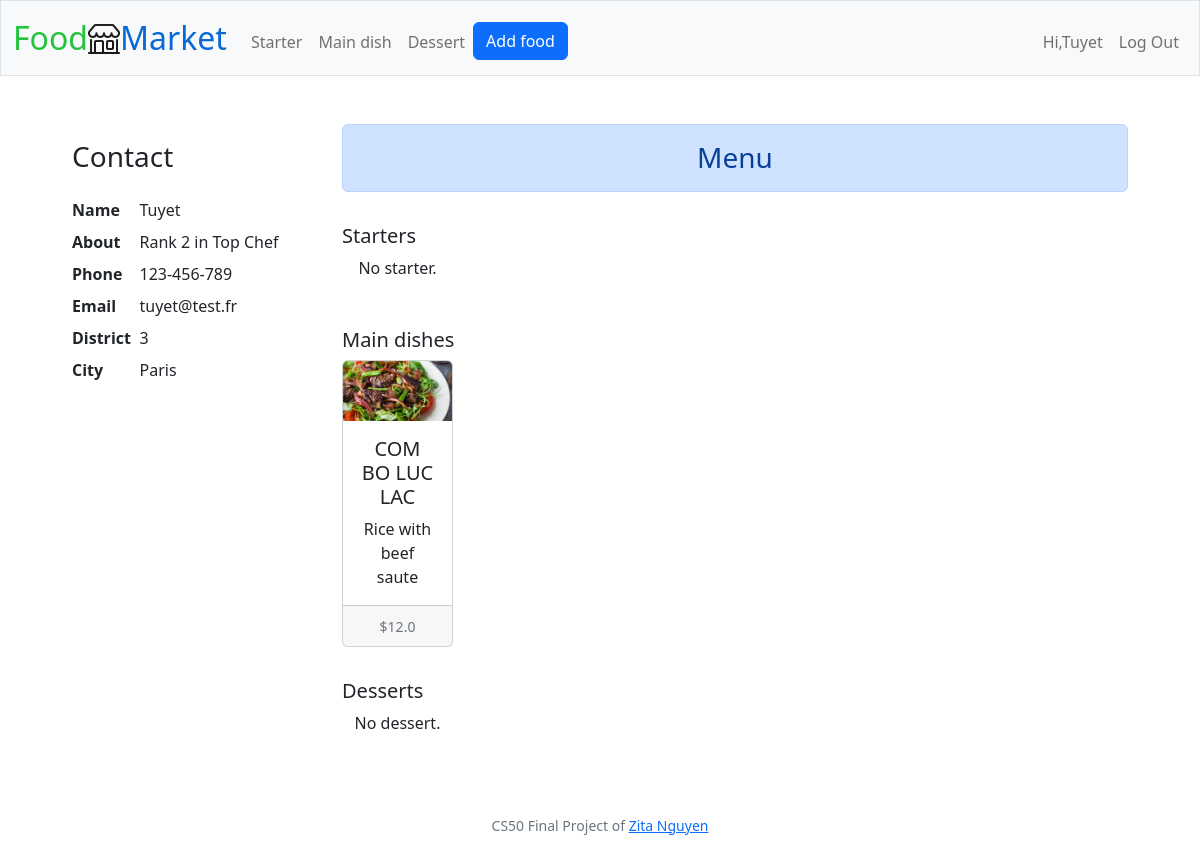
Page /seller/6 (signed in) on the earlier database version.
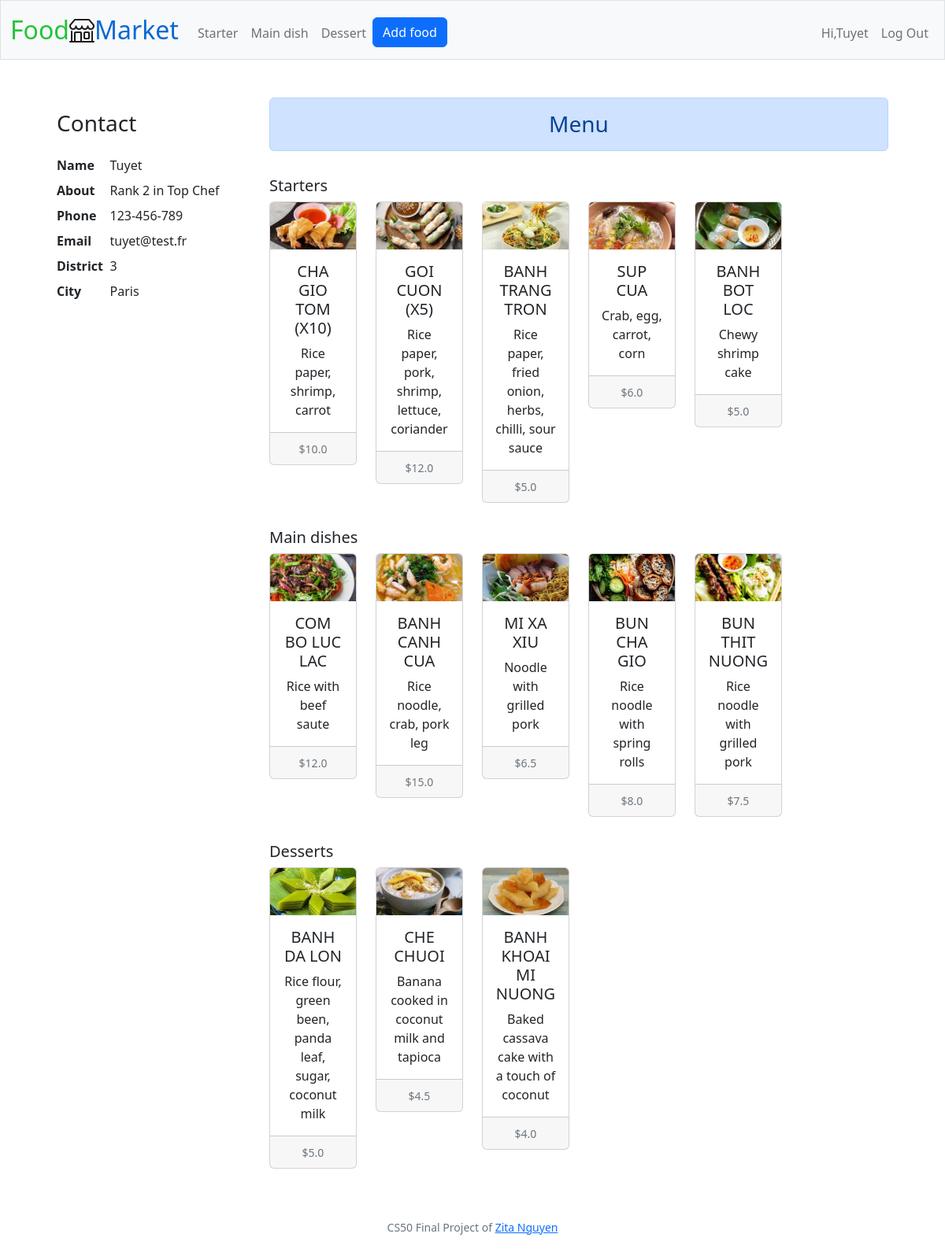
Same page on the later database version.
### tables this page shows
CREATE TABLE food (
id INTEGER PRIMARY KEY AUTOINCREMENT, 
category TEXT NOT NULL,
name TEXT NOT NULL,
photo BLOB NOT NULL,
description TEXT NOT NULL,
price REAL NOT NULL,
date DATETIME NOT NULL,
user_id INTEGER NOT NULL,
FOREIGN KEY (user_id) REFERENCES users (id)
);

### app.py (the view)
@app.route("/seller/<string:seller_id>", methods=["GET"])
@login_required
def seller_profile(seller_id):
    seller = query_get_seller(seller_id)
    contact = query_get_contact(seller_id)
    products = query_get_seller_products(seller_id)
    starters = list(filter(lambda product: product[1] == "Starter", products))
    main_dishes = list(filter(lambda product: product[1] == "Main dish", products))
    desserts = list(filter(lambda product: product[1] == "Dessert", products))
    return render_template("profile.html", seller=seller, starters=starters, main_dishes=main_dishes, desserts=desserts, contact=contact)

### app.py (called while the page is built)
@app.after_request
def after_request(response):
    response.headers["Cache-Control"] = "no-cache, no-store, must-revalidate"
    response.headers["Expires"] = 0
    response.headers["Pragma"] = "no-cache"
    return response

### helpers.py (called while the page is built)
def login_required(f):
    @wraps(f)
    def decorated_function(*args, **kwargs):
        if session.get("user_id") is None:
            return redirect("/login")
        return f(*args, **kwargs)
    return decorated_function

### queries.py (called while the page is built)
def query_get_seller(id):
    conn = sqlite3.connect("market.db")
    c = conn.cursor()
    c.execute("SELECT * FROM users WHERE id = ?", (id,))
    seller = c.fetchone()
    return seller

def query_get_contact(id):
    conn = sqlite3.connect("market.db")
    c = conn.cursor()
    c.execute("SELECT * FROM contact WHERE user_id = ?", (id,))
    contact = c.fetchone()
    return contact

def query_get_seller_products(user_id):
    conn = sqlite3.connect("market.db")
    c = conn.cursor()
    c.execute("SELECT * FROM food WHERE user_id = ?", (user_id,))
    products = c.fetchall()
    return products

### templates/profile.html (shortened to what the changed rows need)
{% extends "layout.html" %}
{% block main %}
<div class="row mx-5">
    <div class="col-xs-1 col-lg-9">
        <div>
            <div class="py-3">
                <div class="row row-cols-1 row-cols-lg-6 row-cols-md-3 g-4 text-center h-50">
                    {% if not starters %}
                        <p>No starter.</p>
                    {% else %}
                        {% for starter in starters %}
                            <div class="col">
                                <div class="card card-profile">
                                    <img src="{{url_for('static', filename='photos/' + starter[3])}}" class="card-img-top" alt="{{ starter[2] }}">
                                    <div class="card-body">
                                        <h5 class="card-title">{{ starter[2].capitalize() }}</h5>
                                        <p class="card-text">{{ starter[4] }}</p>
                                    </div>
                                    <div class="card-footer">
                                        <small class="text-muted">${{ starter[5] }}</small>
                                    </div>
                                </div>
                            </div>
                        {% endfor %}
                    {% endif %}
                </div>
            </div>
            <div class="py-3">
                <div class="row row-cols-1 row-cols-lg-6 row-cols-md-3 g-4 text-center h-50">
                    {% if not main_dishes %}
                        <p>No main dish.</p>
                    {% else %}
                        {% for main_dish in main_dishes %}
                            <div class="col">
                                <div class="card card-profile">
                                    <img src="{{url_for('static', filename='photos/' + main_dish[3])}}" class="card-img-top" alt="{{ main_dish[2] }}">
                                    <div class="card-body">
                                        <h5 class="card-title">{{ main_dish[2].capitalize() }}</h5>
                                        <p class="card-text">{{ main_dish[4] }}</p>
                                    </div>
                                    <div class="card-footer">
                                        <small class="text-muted">${{ main_dish[5] }}</small>
                                    </div>
                                </div>
                            </div>
                        {% endfor %}
                    {% endif %}
                </div>
            </div>
            <div class="py-3">
                <div class="row row-cols-1 row-cols-lg-6 row-cols-md-3 g-4 text-center h-50">
                    {% if not desserts %}
                        <p>No dessert.</p>
                    {% else %}
                        {% for dessert in desserts %}
                            <div class="col">
                                <div class="card card-profile">
                                    <img src="{{url_for('static', filename='photos/' + dessert[3])}}" class="card-img-top" alt="{{ dessert[2] }}">
                                    <div class="card-body">
                                        <h5 class="card-title">{{ dessert[2].capitalize() }}</h5>
                                        <p class="card-text">{{ dessert[4] }}</p>
                                    </div>
                                    <div class="card-footer">
                                        <small class="text-muted">${{ dessert[5] }}</small>
                                    </div>
                                </div>
                            </div>
                        {% endfor %}
                    {% endif %}
                </div>
            </div>
        </div>
    </div>
</div>
{% endblock %}

Differences in the rows shown:
added food: photo (picture), name "CHA GIO TOM (X10)", description "Rice paper, shrimp, carrot", price "10.0", shown under "Starters"
added food: photo (picture), name "GOI CUON (X5)", description "Rice paper, pork, shrimp, lettuce, coriander", price "12.0", shown under "Starters"
added food: photo (picture), name "BANH TRANG TRON", description "Rice paper, fried onion, herbs, chilli, sour sauce", price "5.0", shown under "Starters"
added food: photo (picture), name "SUP CUA", description "Crab, egg, carrot, corn", price "6.0", shown under "Starters"
added food: photo (picture), name "BANH BOT LOC", description "Chewy shrimp cake", price "5.0", shown under "Starters"
added food: photo (picture), name "BANH CANH CUA", description "Rice noodle, crab, pork leg", price "15.0", shown under "Main dishes"
added food: photo (picture), name "MI XA XIU", description "Noodle with grilled pork", price "6.5", shown under "Main dishes"
added food: photo (picture), name "BUN CHA GIO", description "Rice noodle with spring rolls", price "8.0", shown under "Main dishes"
added food: photo (picture), name "BUN THIT NUONG", description "Rice noodle with grilled pork", price "7.5", shown under "Main dishes"
added food: photo (picture), name "BANH DA LON", description "Rice flour, green been, panda leaf, sugar, coconut milk", price "5.0", shown under "Desserts"
added food: photo (picture), name "CHE CHUOI", description "Banana cooked in coconut milk and tapioca", price "4.5", shown under "Desserts"
added food: photo (picture), name "BANH KHOAI MI NUONG", description "Baked cassava cake with a touch of coconut", price "4.0", shown under "Desserts"
Other differences:
text no longer shown: "No starter. No dessert."
